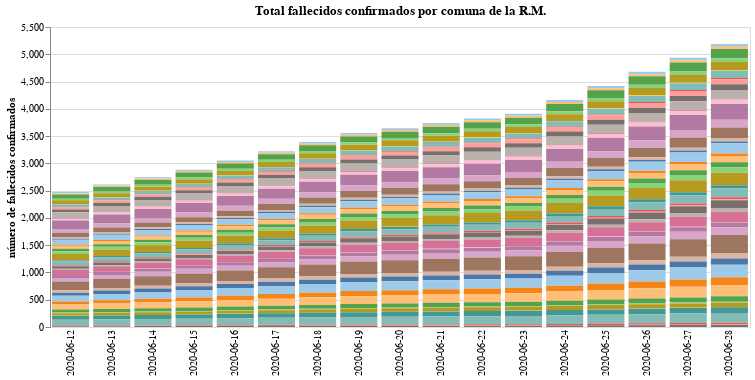

The code cell stored with this chart in its notebook:
### Markdown cell above
# Evolución del total de fallecidos confirmados por comuna (interpolación)

### Code cell
#collapse-hide
#linear interpolation
county_deaths_RM = np.round(county_deaths_RM.interpolate(method="linear"))

#data in long form to plot it on altair
county_deaths_RM_long_form = county_deaths_RM.drop(columns="Total").reset_index().melt("Fecha", var_name="Comuna", value_name="Fallecidos confirmados")
#plot the data
input_dropdown = alt.binding_select(options=county_deaths_RM_long_form['Comuna'].unique())
selection1 = alt.selection_single(fields=['Comuna'], bind=input_dropdown, name=' ')
selection2 = alt.selection_multi(fields=['Comuna'], on='mouseover')

color = alt.condition(selection1 | selection2,
                    alt.Color('Comuna:N', scale=alt.Scale(scheme='tableau20'), legend=None),
                    alt.value('lightgray'))

bars1 = alt.Chart(county_deaths_RM_long_form.fillna(0)).mark_bar().encode(
    x=alt.X("Fecha", axis=alt.Axis(title="", domain=False, tickSize=0)),
    y=alt.Y("Fallecidos confirmados", axis=alt.Axis(title="número de fallecidos confirmados")),
    tooltip = ["Fecha", "Comuna", "Fallecidos confirmados"],
    color = color
).properties(
    title="Total fallecidos confirmados por comuna de la R.M.",
    width=700).add_selection(
    selection1, selection2
).transform_filter(
    selection1
)

bars1

### Figure 1 — Vega-Lite specification as saved in the notebook (floating-point values rounded to 4 significant figures; data arrays with more than 128 entries replaced by an {"elided": "..."} marker saying what was removed)
{"config": {"view": {"continuousWidth": 400, "continuousHeight": 300}}, "data": {"name": "data-fc10cfbd00f1fb04a6f2729242f2965d"}, "mark": "bar", "encoding": {"color": {"condition": {"type": "nominal", "field": "Comuna", "legend": null, "scale": {"scheme": "tableau20"}, "selection": {"or": [" ", "selector002"]}}, "value": "lightgray"}, "tooltip": [{"type": "nominal", "field": "Fecha"}, {"type": "nominal", "field": "Comuna"}, {"type": "quantitative", "field": "Fallecidos confirmados"}], "x": {"type": "nominal", "axis": {"domain": false, "tickSize": 0, "title": ""}, "field": "Fecha"}, "y": {"type": "quantitative", "axis": {"title": "número de fallecidos confirmados"}, "field": "Fallecidos confirmados"}}, "selection": {" ": {"type": "single", "fields": ["Comuna"], "bind": {"input": "select", "options": ["Alhue", "Buin", "Calera de Tango", "Cerrillos", "Cerro Navia", "Colina", "Conchali", "Curacavi", "El Bosque", "El Monte", "Estacion Central", "Huechuraba", "Independencia", "Isla de Maipo", "La Cisterna", "La Florida", "La Granja", "La Pintana", "La Reina", "Lampa", "Las Condes", "Lo Barnechea", "Lo Espejo", "Lo Prado", "Macul", "Maipu", "Maria Pinto", "Melipilla", "Nunoa", "Padre Hurtado", "Paine", "Pedro Aguirre Cerda", "Penaflor", "Penalolen", "Pirque", "Providencia", "Pudahuel", "Puente Alto", "Quilicura", "Quinta Normal", "Recoleta", "Renca", "San Bernardo", "San Joaquin", "San Jose de Maipo", "San Miguel", "San Pedro", "San Ramon", "Santiago", "Talagante", "Tiltil", "Vitacura", "Desconocido Metropolitana"]}}, "selector002": {"type": "multi", "fields": ["Comuna"], "on": "mouseover"}}, "title": "Total fallecidos confirmados por comuna de la R.M.", "transform": [{"filter": {"selection": " "}}], "width": 700, "$schema": "https://vega.github.io/schema/vega-lite/v4.8.1.json", "datasets": {"data-fc10cfbd00f1fb04a6f2729242f2965d": {"elided": "901 records"}}}
